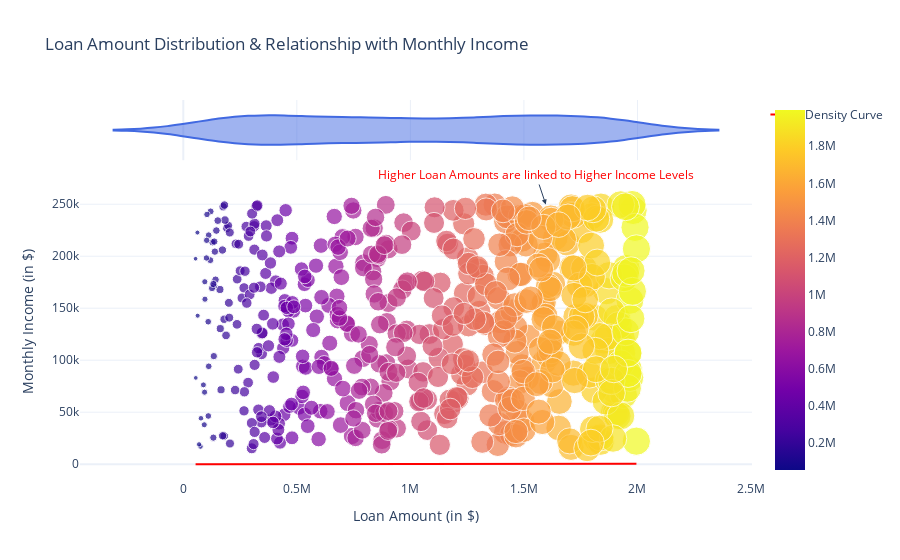

The cell this chart's notebook holds for it:
### Code cell
import plotly.graph_objects as go
import plotly.express as px
import pandas as pd


fig = px.histogram(df, x='Loan_Amount', nbins=30, marginal="violin", opacity=0.7,
                   title="Loan Amount Distribution & Relationship with Monthly Income",
                   labels={'Loan_Amount': "Loan Amount (in $)", 'Monthly_Income': "Monthly Income"},
                   color_discrete_sequence=["royalblue"])

fig.add_trace(go.Scatter(
    x=sorted(df['Loan_Amount']),
    y=px.histogram(df, x='Loan_Amount', nbins=30, histnorm='probability density').data[0]['y'],
    mode='lines',
    name='Density Curve',
    line=dict(color='red', width=2)
))

scatter = px.scatter(df, x='Loan_Amount', y='Monthly_Income',
                     color='Loan_Amount', color_continuous_scale='Viridis',
                     size=df['Loan_Amount'], hover_name=df.index)

for trace in scatter.data:
    fig.add_trace(trace)

fig.update_layout(
    annotations=[
        dict(
            x=max(df['Loan_Amount']) * 0.8, y=max(df['Monthly_Income']),
            text="Higher Loan Amounts are linked to Higher Income Levels",
            showarrow=True,
            arrowhead=2,
            font=dict(size=12, color="red")
        )
    ],
    xaxis_title="Loan Amount (in $)",
    yaxis_title="Monthly Income (in $)",
    template="plotly_white",
    showlegend=True
)

fig.show()

### Figure 1 — Plotly figure (JSON) as saved in the notebook; plotly's stock layout.template omitted (floating-point values rounded to 4 significant figures; data arrays with more than 128 entries replaced by an {"elided": "..."} marker saying what was removed)
{"data": [{"alignmentgroup": "True", "bingroup": "x", "hovertemplate": "Loan Amount (in $)=%{x}<br>count=%{y}<extra></extra>", "legendgroup": "", "marker": {"color": "royalblue", "opacity": 0.7, "pattern": {"shape": ""}}, "name": "", "nbinsx": 30, "offsetgroup": "", "orientation": "v", "showlegend": false, "type": "histogram", "x": {"elided": "500 int values"}, "xaxis": "x", "yaxis": "y"}, {"alignmentgroup": "True", "hovertemplate": "Loan Amount (in $)=%{x}<extra></extra>", "legendgroup": "", "marker": {"color": "royalblue"}, "name": "", "offsetgroup": "", "scalegroup": "x", "showlegend": false, "type": "violin", "x": {"elided": "500 int values"}, "xaxis": "x2", "yaxis": "y2"}, {"line": {"color": "red", "width": 2}, "mode": "lines", "name": "Density Curve", "type": "scatter", "x": {"elided": "500 int values"}}, {"hovertemplate": "<b>%{hovertext}</b><br><br>Loan_Amount=%{marker.color}<br>Monthly_Income=%{y}<extra></extra>", "hovertext": {"elided": "500 int values"}, "legendgroup": "", "marker": {"color": {"elided": "500 int values"}, "coloraxis": "coloraxis", "size": {"elided": "500 int values"}, "sizemode": "area", "sizeref": 4988.0, "symbol": "circle"}, "mode": "markers", "name": "", "orientation": "v", "showlegend": false, "type": "scatter", "x": {"elided": "500 int values"}, "xaxis": "x", "y": {"elided": "500 int values"}, "yaxis": "y"}], "layout": {"annotations": [{"arrowhead": 2, "font": {"color": "red", "size": 12}, "showarrow": true, "text": "Higher Loan Amounts are linked to Higher Income Levels", "x": 1596260, "y": 249746}], "barmode": "relative", "legend": {"tracegroupgap": 0}, "showlegend": true, "title": {"text": "Loan Amount Distribution & Relationship with Monthly Income"}, "xaxis": {"anchor": "y", "domain": [0, 1], "title": {"text": "Loan Amount (in $)"}}, "xaxis2": {"anchor": "y2", "domain": [0, 1], "matches": "x", "showgrid": true, "showticklabels": false}, "yaxis": {"anchor": "x", "domain": [0, 0.8316], "title": {"text": "Monthly Income (in $)"}}, "yaxis2": {"anchor": "x2", "domain": [0.8416, 1], "matches": "y2", "showgrid": false, "showline": false, "showticklabels": false, "ticks": ""}}}
